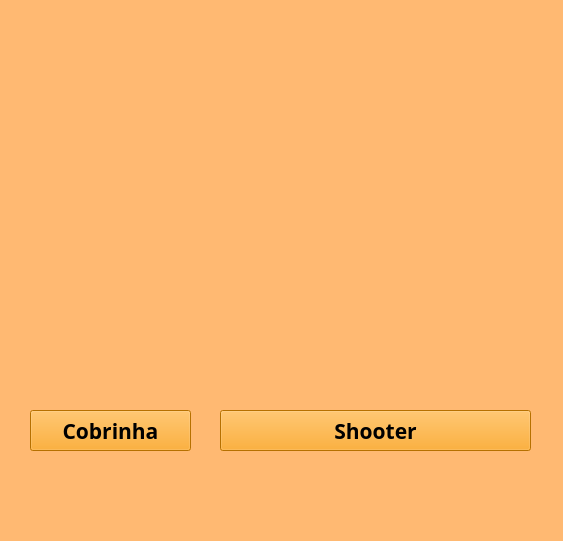
<?xml version="1.0" encoding="UTF-8"?>
<ui version="4.0">
 <class>PGGame</class>
 <widget class="QMainWindow" name="PGGame">
  <property name="geometry">
   <rect>
    <x>0</x>
    <y>0</y>
    <width>563</width>
    <height>541</height>
   </rect>
  </property>
  <property name="windowTitle">
   <string>MainWindow</string>
  </property>
  <property name="styleSheet">
   <string notr="true">background-color: rgb(255, 185, 114);</string>
  </property>
  <widget class="QWidget" name="centralwidget">
   <widget class="QLabel" name="label_2">
    <property name="geometry">
     <rect>
      <x>70</x>
      <y>20</y>
      <width>421</width>
      <height>191</height>
     </rect>
    </property>
    <property name="font">
     <font>
      <family>Ebrima</family>
      <pointsize>30</pointsize>
     </font>
    </property>
    <property name="text">
     <string/>
    </property>
    <property name="pixmap">
     <pixmap>imagens/Joana Game (1).png</pixmap>
    </property>
    <property name="alignment">
     <set>Qt::AlignCenter</set>
    </property>
   </widget>
   <widget class="QPushButton" name="jogo1">
    <property name="geometry">
     <rect>
      <x>30</x>
      <y>410</y>
      <width>161</width>
      <height>41</height>
     </rect>
    </property>
    <property name="font">
     <font>
      <family>League Spartan</family>
      <pointsize>16</pointsize>
      <weight>75</weight>
      <bold>true</bold>
     </font>
    </property>
    <property name="styleSheet">
     <string notr="true">background-color: rgb(255, 157, 0);</string>
    </property>
    <property name="text">
     <string>Cobrinha</string>
    </property>
   </widget>
   <widget class="QLabel" name="label">
    <property name="geometry">
     <rect>
      <x>30</x>
      <y>250</y>
      <width>161</width>
      <height>151</height>
     </rect>
    </property>
    <property name="text">
     <string/>
    </property>
    <property name="pixmap">
     <pixmap>imagens/snake.jpg</pixmap>
    </property>
   </widget>
   <widget class="QLabel" name="label_3">
    <property name="geometry">
     <rect>
      <x>220</x>
      <y>270</y>
      <width>311</width>
      <height>131</height>
     </rect>
    </property>
    <property name="text">
     <string/>
    </property>
    <property name="pixmap">
     <pixmap>imagens/shooter.png</pixmap>
    </property>
   </widget>
   <widget class="QPushButton" name="jogo2">
    <property name="geometry">
     <rect>
      <x>220</x>
      <y>410</y>
      <width>311</width>
      <height>41</height>
     </rect>
    </property>
    <property name="font">
     <font>
      <family>League Spartan</family>
      <pointsize>16</pointsize>
      <weight>75</weight>
      <bold>true</bold>
     </font>
    </property>
    <property name="styleSheet">
     <string notr="true">background-color: rgb(255, 157, 0);</string>
    </property>
    <property name="text">
     <string>Shooter</string>
    </property>
   </widget>
  </widget>
  <widget class="QMenuBar" name="menubar">
   <property name="geometry">
    <rect>
     <x>0</x>
     <y>0</y>
     <width>563</width>
     <height>21</height>
    </rect>
   </property>
  </widget>
  <widget class="QStatusBar" name="statusbar"/>
 </widget>
 <resources/>
 <connections/>
</ui>
